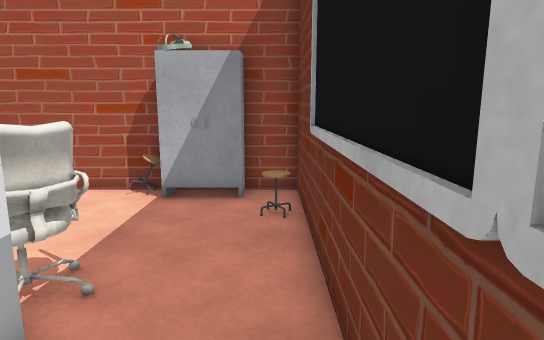
View 1 (above)

17 first-person views from a walk through a scene from a Unity 3-D project. The camera is 1.5 m above the floor, tilts 10° down and sees 75° across. The floor is counted in squares, 0.57 m on a side. Each view is taken from the middle of a square. On the plan, view 1 faces up. The plan holds only what a view shows up to about 20 squares ahead; the rest is blank. The place goes on beyond the plan. The player is left out. Some animated figures are not drawn.

View 2
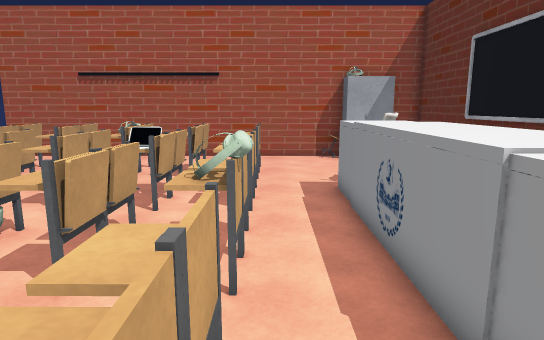

View 3
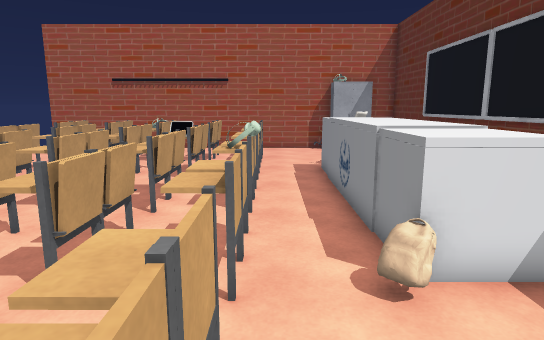

View 4
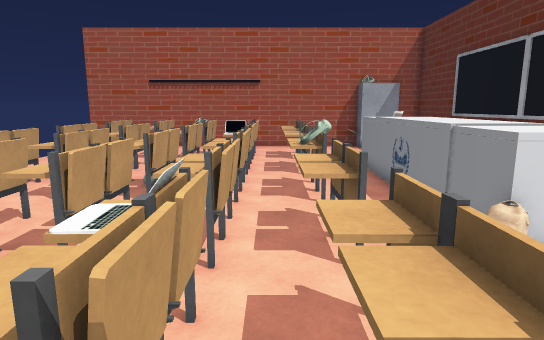

View 5
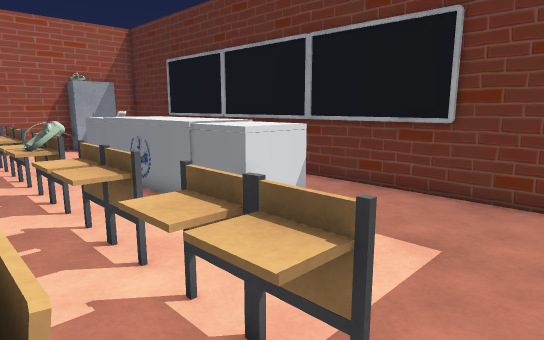

View 6
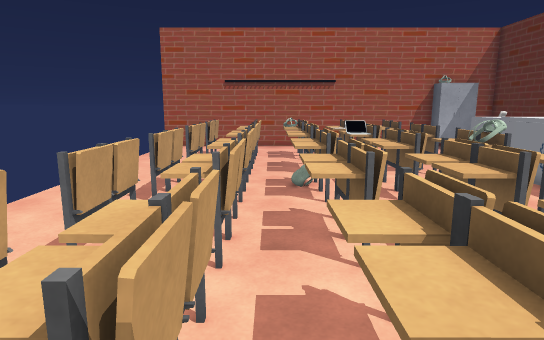

View 7
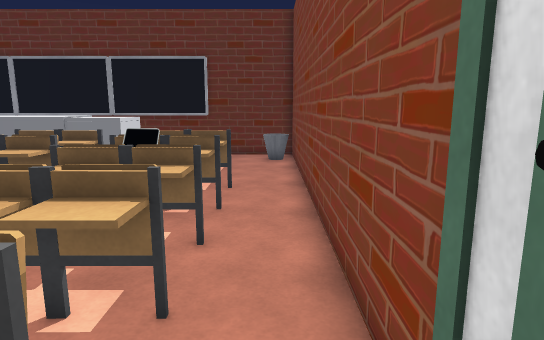

View 8
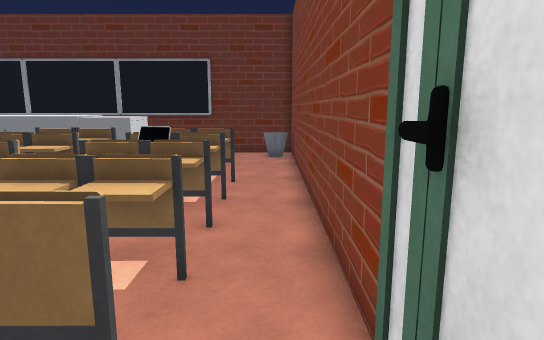

View 9
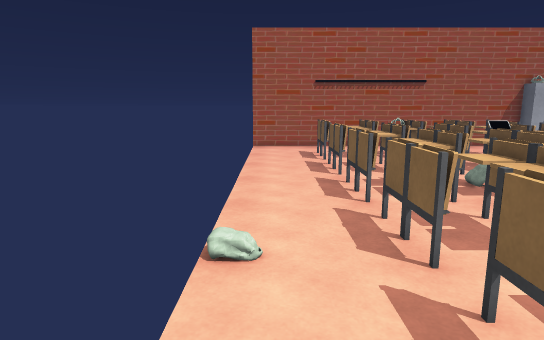

View 10
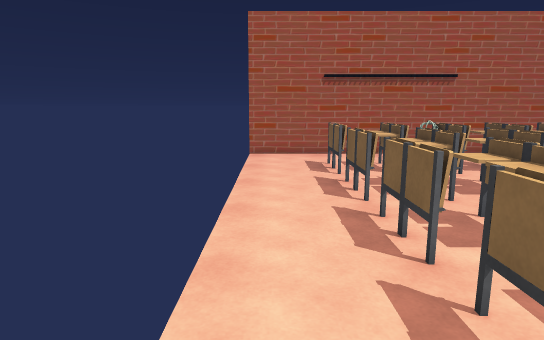

View 11
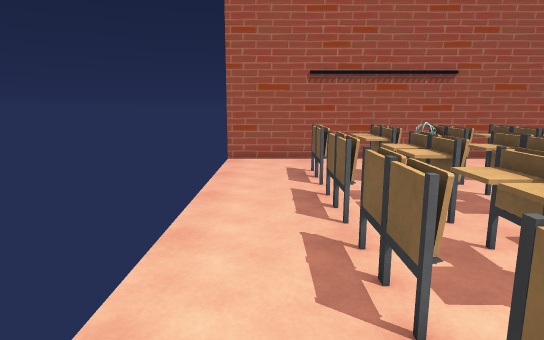

View 12
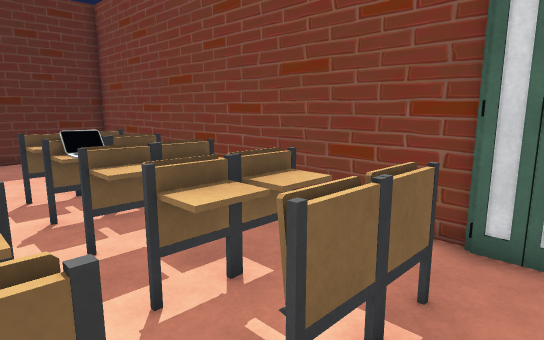

View 13
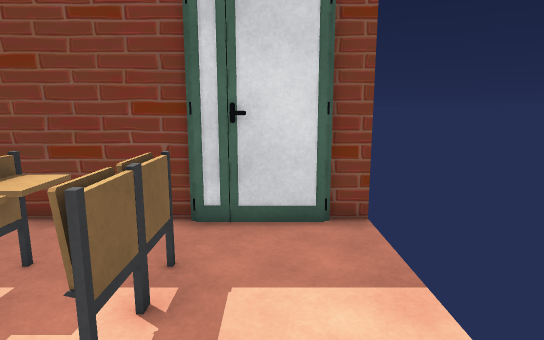

View 14
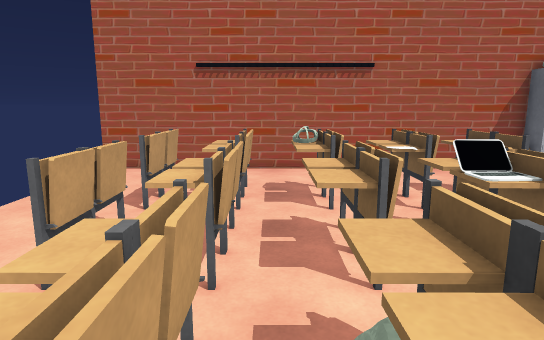

View 15
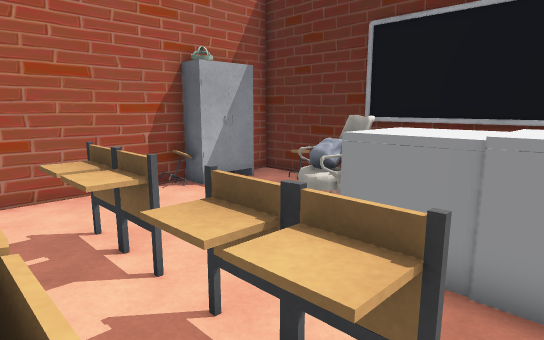

View 16
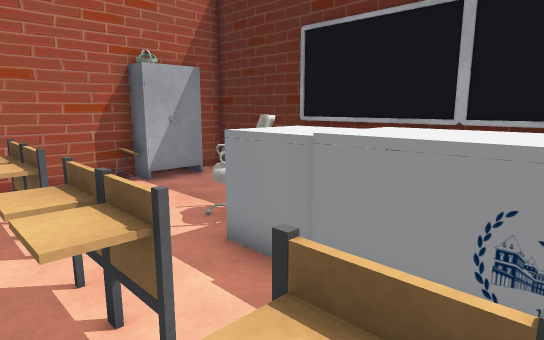

View 17
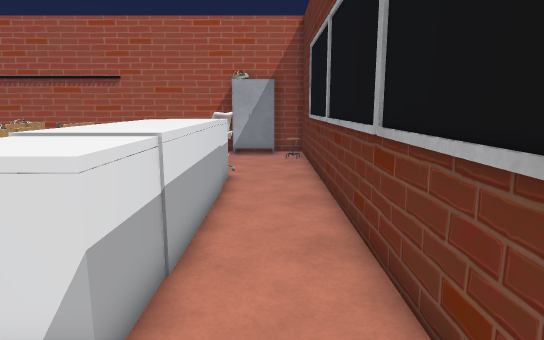

### Floor plan
Key: @ floor where view 1 was taken; # wall or solid block; x gap in a wall; . main floor; : floor 0.25 m higher than the main floor; = window, fence, low wall or low ledge; ^ raised ledge; O other object.
Columns run from 21 left of view 1 to 1 right of it. Each row starts with its distance up from view 1.
 11 #################O### #
 10 ......... ........#####
  9 ..... ... ...........O#
  8 ..... .. #...........O#
  7 ....=^^.O#^^.^........#
  6 ....=^^.^#^^.^........#
  5 ....x.^.^#O^.^...OO...#
  4 ........ #.......OO...#
  3 ....=^^.^#^^.^..OOO...#
  2 ....=^^.^###.^..OOO...#
  1 ....#^^.^#=#.^..OOO...#
  0 ................OOO..@#
 -1 ....=^^.^#^^.^..OOO...#
 -2 ....=^^.^#^^.#..OOO...#
 -3 ....=^^.^#^^.OO.OOO...#
 -4 ................OOO...#
 -5 ....#^^.^#^^.^..OOO...#
 -6 ....=^^.^#^^.^..OOO...#
 -7 :...=^^.^#^^.^..OOO ..#
 -8 ........ #......... ..#
 -9 ....x.^.^#=#.^........#
-10 ....=^^.^#OO.^........#
-11 ....=^^.^#^^.^........#
-12 ........=#............#
-13 ...................OOO#
-14 #######################

Where each view was taken, in squares from view 1:
view 1: 0 up, 0 right, facing up
view 2: 8 down, 7 left, facing up
view 3: 12 down, 7 left, facing up
view 4: 13 down, 9 left, facing up
view 5: 13 down, 10 left, facing up-right
view 6: 13 down, 14 left, facing up
view 7: 13 down, 19 left, facing right
view 8: 13 down, 20 left, facing right
view 9: 13 down, 20 left, facing up
view 10: 9 down, 20 left, facing up
view 11: 7 down, 19 left, facing up
view 12: 7 down, 19 left, facing down-right
view 13: 6 down, 19 left, facing down
view 14: 4 down, 14 left, facing up
view 15: 0 up, 10 left, facing up-right
view 16: 2 down, 9 left, facing up-right
view 17: 10 down, 1 left, facing up
